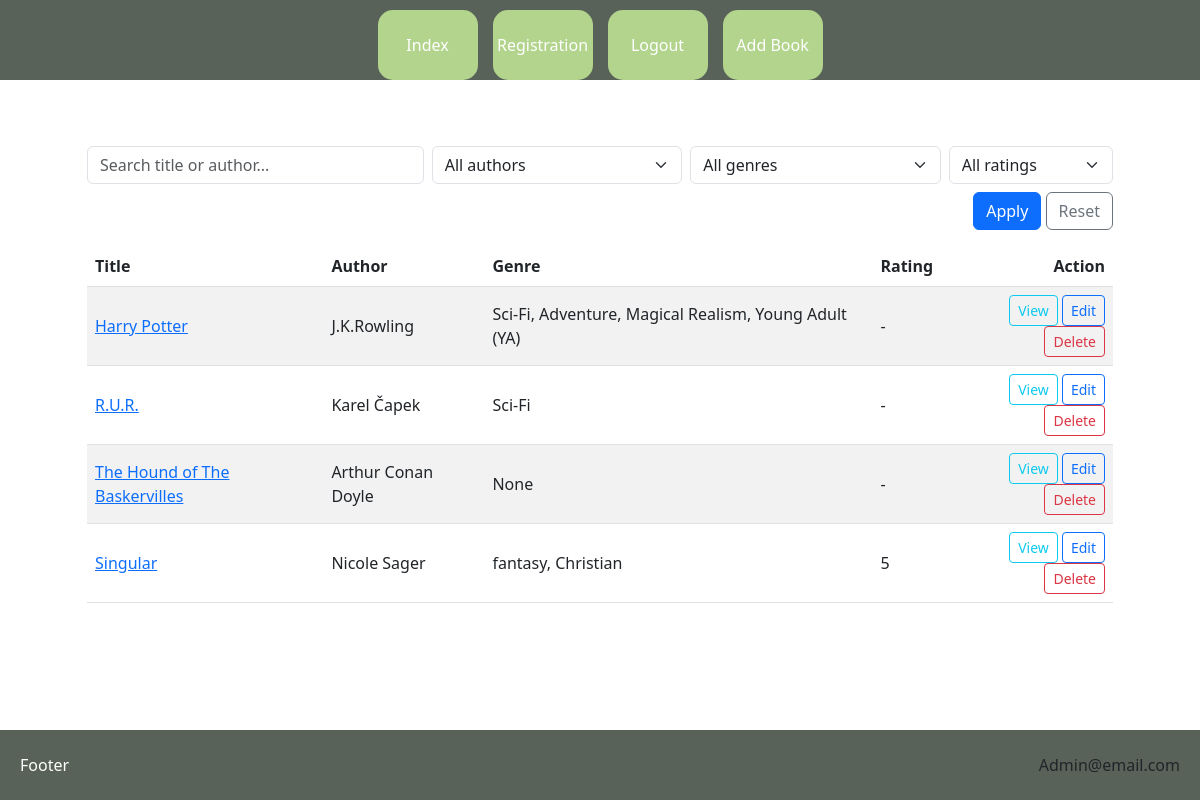
Page /projectcv/book_index/ (signed in) on the committed database.
### projectcv/models.py (models this page shows, shortened)
class Book(models.Model):
    title= models.CharField(max_length=250)
    author= models.CharField(max_length=150)
    publisher = models.CharField(max_length=150, null=True, blank=True)
    genre = models.ManyToManyField(Genre, blank=True)
    tags = models.ManyToManyField(Tag)
    rating = models.IntegerField(null=True, blank=True, choices=[(i, i) for i in range(1, 6)]) # range marks 1-5
    image = models.ImageField(upload_to='book_covers/', null=True, blank=True)
    published_date = models.DateField(null=True, blank=True)
    ean = models.CharField(max_length=13, null=True, blank=True)
    isbn = models.CharField(max_length=17, null=True, blank=True)
    author_bio = models.TextField(null=True, blank=True)
    author_photo = models.ImageField(upload_to='author_photos/', null=True, blank=True)
    blurb = models.TextField(null=True, blank=True, help_text="Short description of the book")
    facebook_url = models.URLField(max_length=200, null=True, blank=True, help_text="Facebook page URL")
    instagram_url = models.URLField(max_length=200, null=True, blank=True, help_text="Instagram page URL")
    amazon_url = models.URLField(max_length=200, null=True, blank=True, help_text="Amazon page URL")
    class Meta:
        verbose_name = "Book"
        verbose_name_plural = "Books"

class Genre(models.Model):
    genre_name = models.CharField(max_length=100)

class User(AbstractBaseUser):
    email = models.EmailField(max_length=300, unique=True)
    is_admin = models.BooleanField(default=False)
    class Meta:
        verbose_name = "user"
        verbose_name_plural = "users"
    objects = UserManager()
    USERNAME_FIELD = "email"
    @property
    def is_staff(self):
        return self.is_admin

### projectcv/views.py (the view)
# urls.py: path("book_index/", views.BookIndex.as_view(), name="book_index"),
class BookIndex(generic.ListView):
    template_name = "projectcv/book_index.html"  # cesta k šabloně ze složky tamplates (je možné sdílet mezi aplikacemi)
    context_object_name = "books"  # pod tímto jménem budeme volat seznam objektů v šabloně
    paginate_by = 20 # this line enable to pagination with 20 items per page
    def get_queryset(self):
        qs = Book.objects.prefetch_related("genre").order_by("-id")
        q = self.request.GET.get("q")
        author = self.request.GET.get("author")
        genre = self.request.GET.get("genre")
        rating = self.request.GET.get("rating")
        if q:
            qs = qs.filter(Q(title__icontains=q) | Q(author__icontains=q))
        if author:
            qs = qs.filter(author=author)
        if genre:
            qs = qs.filter(genre__id=genre)
        if rating:
            qs = qs.filter(rating=rating)
        return qs
    def get_context_data(self, **kwargs):
        ctx = super().get_context_data(**kwargs)
        ctx["authors"] = Book.objects.order_by("author").values_list("author", flat=True).distinct()
        ctx["genres"] = Genre.objects.order_by("genre_name")
        ctx["ratings"] = RATING_VALUES
        ctx["current"] = {
            "q": self.request.GET.get("q", ""),
            "author": self.request.GET.get("author", ""),
            "genre": self.request.GET.get("genre", ""),
            "rating": self.request.GET.get("rating") or None,
        }
        return ctx

### projectcv/templates/projectcv/book_index.html (shortened to what this page needs)
{% extends "base.html" %}
{% block content %}
<div class="container my-3">
    <form method="get" class="row g-2 mb-3">
        <div class="col-sm-4">
            <input type="text" name="q" value="{{ current.q }}" class="form-control" placeholder="Search title or author...">
        </div>
        <div class="col-sm-3">
            <select name="author" class="form-select">
                <option value="">All authors</option>
            </select>
        </div>
        <div class="col-sm-3">
            <select name="genre" class="form-select">
                <option value="">All genres</option>
            </select>
        </div>
        <div class="col-sm-2">
            <select name="rating" class="form-select">
                <option value="">All ratings</option>
            </select>
        </div>
        <div class="col-12 text-end">
            <button class="btn btn-primary" type="submit">Apply</button>
            <a class="btn btn-outline-secondary" href="{% url 'book_index' %}">Reset</a>
        </div>
    </form>
    <div class="table-responsive">
        <table class="table table-striped align-middle">
            <thead>
                <tr>
                    <th>Title</th>
                    <th>Author</th>
                    <th>Genre</th>
                    <th>Rating</th>
                    <th class="text-end">Action</th>
                </tr>
            </thead>
            <tbody>
                {% for book in books %}
                    <tr>
                        <td>
                            <a href="{% url 'book_detail' book.id %}">{{ book.title }}</a>
                        </td>
                        <td>{{ book.author }}</td>
                        <td>
                            {% if book.genre.all %}
                                {% for genre in book.genre.all %}
                                    {{ genre.genre_name }}{% if not forloop.last %}, {% endif%}
                                {% endfor %}
                            {% else %}
                                None
                            {% endif %}
                        </td>
                        <td>{% if book.rating %}{{ book.rating }}{% else %}-{% endif %}</td>
                        <td class="text-end">
                            <a class="btn btn-sm btn-outline-info" href="{% url 'book_detail' book.id %}">View</a>
                            {% if user.is_staff %}
                                <a class="btn btn-sm btn-outline-primary" href="{% url 'edit_book' book.id %}">Edit</a>
                                <form method="post" action="{% url 'book_detail' book.id %}" style="display: inline-block" onsubmit="return confirm('Delete this book?')">
                                    <button type="submit" name="delete" class="btn btn-sm btn-outline-danger">Delete</button>
                                </form>
                            {% endif %}
                        </td>
                    </tr>
            {% empty %}
                <tr>
                    <td colspan="5" class="text-center">No books found.</td>
                </tr>
            {% endfor %}
            </tbody>
        </table>
    </div>
</div>
{% endblock %}

### projectcv/templates/base.html (shortened to what this page needs)
<!DOCTYPE html>
<html lang="en">
<head>
    {% load static %}
    <link rel="stylesheet" href="{% static 'css/style.css' %}" type="text/css">
    <link rel="stylesheet" href="{% static 'css/bootstrap.min.css' %}" type="text/css">
</head>
<body>
    <nav>
        <div class="flex_box">
            <div class="nav_item"><a href="{% url 'book_index' %}">Index</a></div>
            {% if user.is_admin %}<div class="nav_item"><a href="{% url 'registration' %}">Registration</a></div>{% endif %}
            {% if user.is_authenticated %}<div class="nav_item"><a href="{% url 'logout' %}">Logout</a></div>{% endif %}
            {% if user.is_admin %}<div class="nav_item"><a href="{% url 'add_book' %}">Add Book</a></div>{% endif %}
        </div>
    </nav>
    <div class="content">
    {% block content %}
    {% endblock %}
    </div>
    <footer>
        <div class="footer-content">
            <span class="footer-text">Footer</span>
            <div class="text-center">{{request.user.email}}</div>
        </div>
    </footer>
</body>
</html>

### projectcv/static/css/style.css (style rules this page uses)
nav { width: 100%; height: 100px; background-color: #596259; color: white; }
.flex_box { width: 100%; height: 100px; display: flex; justify-content: center; align-items: center; flex-wrap: wrap; gap: 5px; }
.flex_box a { text-decoration: none; color: white; }
.nav_item { margin: 5px; background-color: #b2d48d; height: 60px; width: 80px; text-align: center; line-height: 90px; vertical-align: middle; color: white; display: flex; align-items: center; justify-content: center; transition: background 0.3s ease-in-out; border-radius: 15px; font-size: 0.9rem; }
.nav_item a { text-decoration: none; color: inherit; }
.btn { padding: 8px 16px; border: none; border-radius: 6px; cursor: pointer; transition: background-color 0.3s ease; }
.btn-primary { background-color: #596259; color: white; }
html,body { width: 100%; height: 100%; margin: 0; display: flex; flex-direction: column; min-height: 100vh; }
.content { width: 90%; max-width: 1200px; margin: auto; margin-top: 50px; margin-bottom: 50px; padding: 0 15px; flex: 1; }
footer { width: 100%; height: 70px; background-color: #596259; text-align: center; line-height: 70px; vertical-align: middle; margin-top: auto; flex-shrink: 0; }
.footer-content { display: flex; justify-content: space-between; align-items: center; height: 100%; padding: 0 20px; width: 100%; box-sizing: border-box; }
.footer-text { color: white; font-size: 1rem; }
@media (min-width: 768px) { .nav_item { height: 70px; line-height: 70px; min-width: 100px; font-size: 1rem; } }
@media (min-width: 768px) { nav { height: 60px; } }
@media (min-width: 768px) { .flex_box { height: 60px; flex-wrap: wrap; padding: 5px; } }
@media (min-width: 1024px) { .nav_item { width: 70px; height: 70px; line-height: 100px; font-size: 1rem; } }
@media (min-width: 1024px) { nav { height: 80px; } }
@media (min-width: 1024px) { .flex_box { height: 80px; } }
@media (min-width: 1024px) { .content { flex: 1; } }

### rows in the picture
Book: title "Harry Potter", author "J.K.Rowling"
Genre: genre_name "Sci-Fi"
Genre: genre_name "Adventure"
Genre: genre_name "Magical Realism"
Genre: genre_name "Young Adult (YA)"
Book: title "R.U.R.", author "Karel Čapek"
Book: title "The Hound of The Baskervilles", author "Arthur Conan Doyle", shows "None"
Book: title "Singular", author "Nicole Sager", rating "5"
Genre: genre_name "fantasy"
Genre: genre_name "Christian"
User: user.email "Admin@email.com"
